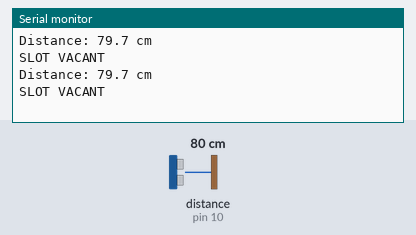
Recording of a sketch running on a simulated Arduino Uno, built with avr-gcc and run on an emulated ATmega328P. Parts: the last lines printed to the serial monitor. Wiring (inferred from the names in the program): ultrasonic range finder: trigger pin 9; echo pin 10. Inputs (shaded band) come from the test bench; at power-on: distance to the obstacle (sensor on pin 10) 80 cm. The echo pulse lasts 58.3 µs per cm.

Above: at 1.8 s.
1.9 s: distance to the obstacle (sensor on pin 10) set to 2 cm
At 2.7 s:
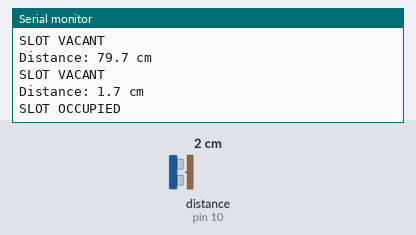
4.5 s: distance to the obstacle (sensor on pin 10) set to 4 cm
At 5.8 s:
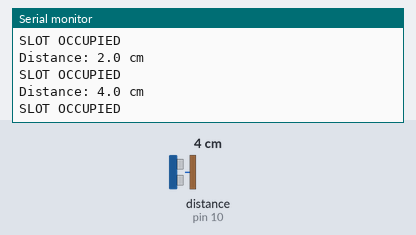
6.0 s: distance to the obstacle (sensor on pin 10) set to 299 cm
At 6.6 s:
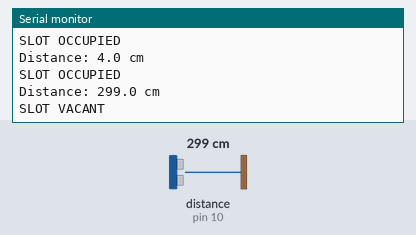
Timing chart, 0 to 9.0 s (numbered marks = the images above; inputs shaded):
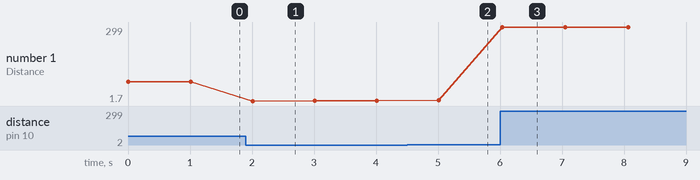

The sketch:

06_smart_parking.ino
```cpp
// EXPERIMENT 6: HC-SR04 smart parking distance/status
// HC-SR04 VCC -> 5V, GND -> GND, TRIG -> D9, ECHO -> D10.
const uint8_t TRIG_PIN = 9;
const uint8_t ECHO_PIN = 10;
const float OCCUPIED_DISTANCE_CM = 15.0;

void setup() {
  Serial.begin(9600);
  pinMode(TRIG_PIN, OUTPUT);
  pinMode(ECHO_PIN, INPUT);
}

void loop() {
  digitalWrite(TRIG_PIN, LOW);
  delayMicroseconds(2);
  digitalWrite(TRIG_PIN, HIGH);
  delayMicroseconds(10);
  digitalWrite(TRIG_PIN, LOW);
  unsigned long duration = pulseIn(ECHO_PIN, HIGH, 30000UL);

  if (duration == 0) {
    Serial.println("No echo detected");
  } else {
    float distanceCm = duration * 0.0343f / 2.0f;
    Serial.print("Distance: "); Serial.print(distanceCm, 1); Serial.println(" cm");
    Serial.println(distanceCm < OCCUPIED_DISTANCE_CM ? "SLOT OCCUPIED" : "SLOT VACANT");
  }
  delay(1000);
}
```

Measured:
- after the input at 1.9 s, the serial monitor: prints a new line after 0.11 s (image 1)
- after the input at 4.5 s, the serial monitor: prints a new line after 0.52 s (image 2)
- after the input at 6.0 s, the serial monitor: prints a new line at once (image 3)
- plotted number 1: 79.7 → 2 after the input at 1.9 s, 2 → 4 after the input at 4.5 s, 4 → 298.7 after the input at 6.0 s
